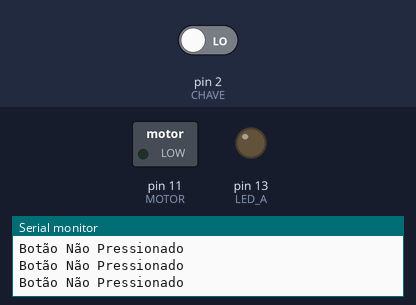
Simulated run of this sketch. Board: Arduino Uno, built with avr-gcc and run on an emulated ATmega328P. On the bench: switched loads named in the sketch (green lamp = pin HIGH), output pins drawn as LEDs (lit = HIGH), the last lines printed to the serial monitor. Dashed ring = blinking. The test bench sets the inputs (shaded band); at power-on: pin 2 (CHAVE) LOW.

Above: at 1.2 s.
1.3 s: pin 2 (CHAVE) driven HIGH
At 1.55 s:
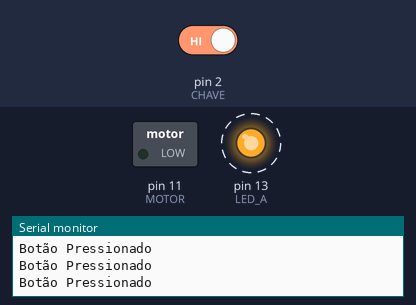
4.3 s: pin 2 (CHAVE) driven LOW
At 4.3 s:
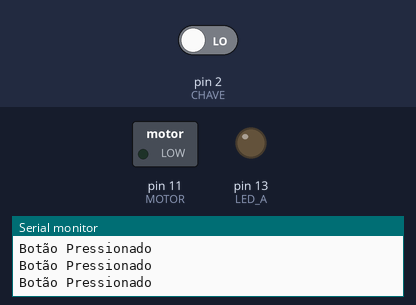
Timing chart, 0 to 7.3 s (numbered marks = the images above; inputs shaded):
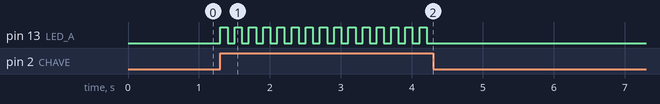

The sketch:

Serial_Button.ino
```cpp
#define CHAVE 2
#define LED_A 13
#define MOTOR 11

boolean test = false;

void setup()
{
  pinMode(LED_A, OUTPUT);
  pinMode(MOTOR, OUTPUT);
  pinMode(CHAVE, INPUT);
  Serial.begin(9600);
}

void loop() {
  if (digitalRead(CHAVE)) {
    test = !test;
    Serial.println("Botão Pressionado");
  } else {
    Serial.println("Botão Não Pressionado");
  }
  if (test) {
    digitalWrite(LED_A, HIGH);
  } else {
    digitalWrite(LED_A, LOW);
  }
  delay(100);
}
```

Measured:
- after the input at 1.3 s, pin 13 (LED_A): alternates HIGH for 0.10 s and LOW for 0.10 s, starting at once
- after the input at 4.3 s, pin 13 (LED_A): stops changing and stays LOW
